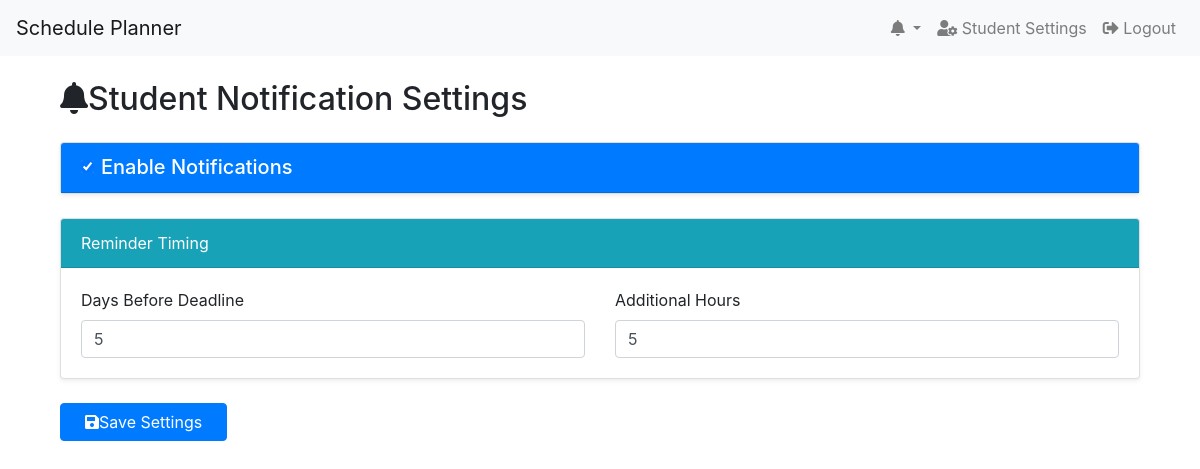
The page /student/notifications/settings (signed in) on the database its author committed.
### models.py (models this page shows)
class NotificationSetting(db.Model):
    __tablename__ = 'notification_settings'
    id = db.Column(db.Integer, primary_key=True)
    user_id = db.Column(db.Integer, db.ForeignKey('users.id'), unique=True, nullable=False)
    student_enabled = db.Column(db.Boolean, default=True)
    reminder_days = db.Column(db.Integer, default=1)
    reminder_hours = db.Column(db.Integer, default=0)
    quiz_reminder_days = db.Column(db.Integer, default=1, nullable=False)
    quiz_reminder_hours = db.Column(db.Integer, default=0, nullable=False)
    admin_enabled = db.Column(db.Boolean, default=True)

### blueprints/student/notifications.py (the view, shortened to what this page needs)
@student_notif_bp.route('/settings', methods=['GET', 'POST'])
@login_required
def settings():
    if current_user.role != 'student':
        return redirect(url_for('auth.login'))
    settings = current_user.settings or NotificationSetting(user_id=current_user.id)
    return render_template('student/notification_settings.html', settings=settings)

### app.py (called while the page is built)
@app.context_processor
def inject_counts():
    from models import Notification  # Import here to avoid circular imports
    counts = {}
    if current_user.is_authenticated:
        counts['user_notifications'] = Notification.query.filter_by(
            user_id=current_user.id,
            is_read=False
        ).count()
        if current_user.role == 'admin':
            counts['admin_notifications'] = Notification.query.filter_by(
                notification_type='admin',
                is_read=False
            ).count()
    return counts

### templates/student/notification_settings.html (shortened to what this page needs)
{% extends 'layouts/base.html' %}
{% block content %}
<div class="container mt-4">
    <h2 class="mb-4"><i class="fas fa-bell me-2"></i>Student Notification Settings</h2>
    <form method="post" class="needs-validation" novalidate>
        <div class="card mb-4 shadow-sm">
            <div class="card-header bg-primary text-white">
                <div class="form-check form-switch">
                    <input class="form-check-input" type="checkbox" id="enabled" name="enabled"
                           {% if settings.student_enabled %}checked{% endif %}>
                    <label class="form-check-label h5" for="enabled">Enable Notifications</label>
                </div>
            </div>
        </div>
        <div class="card mb-4 shadow-sm">
            <div class="card-header bg-info text-white">Reminder Timing</div>
            <div class="card-body">
                <div class="row g-3">
                    <div class="col-md-6">
                        <label for="days" class="form-label">Days Before Deadline</label>
                        <input type="number" class="form-control" id="days" name="days"
                               min="0" max="30" value="{{ settings.reminder_days }}"
                               {% if not settings.student_enabled %}disabled{% endif %}>
                    </div>
                    <div class="col-md-6">
                        <label for="hours" class="form-label">Additional Hours</label>
                        <input type="number" class="form-control" id="hours" name="hours"
                               min="0" max="23" value="{{ settings.reminder_hours }}"
                               {% if not settings.student_enabled %}disabled{% endif %}>
                    </div>
                </div>
            </div>
        </div>
        <button type="submit" class="btn btn-primary px-4">
            <i class="fas fa-save me-2"></i>Save Settings
        </button>
    </form>
</div>
{% endblock %}

### rows shown on the page
NotificationSetting: student_enabled "☑", days "5", hours "5"
